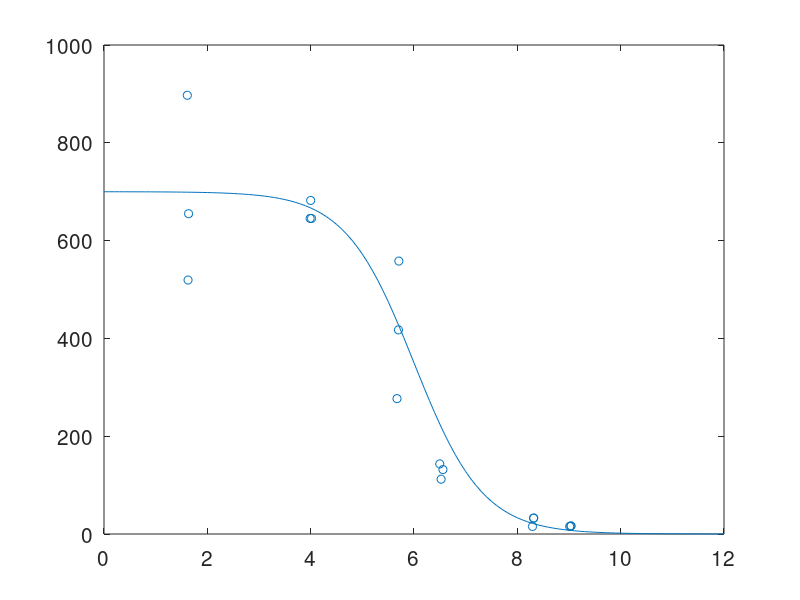

Source code (MATLAB): (Note: this script raises an error after producing the figure.)
%%
clear; close all;

depths=0:0.1:12;  % depth array
minBiomass=0;     % min biomass
maxBiomass=700;   % max biomass
minDepth  =2;     % min depth above which is max biomass;
maxDepth  =10;     % max depth below which is 0 biomass;
Biomass=zeros(size(depths));  % allocate biomass array

% loop through the depth for biomass
for i=1:length(depths)
        scale=12/(maxDepth-minDepth);
        offset=-6/scale-minDepth;
        a=(depths(i)+offset)*scale;
        Biomass(i)=minBiomass+exp(-a)./(1+exp(-a))*(maxBiomass-minBiomass);
end

%% load in field data

data=[1.6124882	897.2029;...
    3.9898624	645.3385;...
    5.699007	417.43436;...
    6.498638	143.36446;...
    8.315806	32.56669;...
    9.037583	16.377348;...
    1.6370096	654.98944;...
    4.0166	645.3176;...
    5.6709824	276.8273;...
    6.5250897	112.09292;...
    8.315806	32.56669;...
    9.037583	16.377348;...
    1.6266667	519.3798;...
    4	682.17053;...
    5.7066665	558.1395;...
    6.56	131.78294;...
    8.293333	15.503876;...
    9.013333	15.503876];

for j=1:size(data,1)
    bb2(j)=interp1(depths,Biomass,data(j,1));
end
%%
gcf=figure;
set(gcf,'Position',[100 100 800 500]);
set(0,'DefaultAxesFontSize',15);

clf;

plot(depths,Biomass);
hold on;
scatter(data(:,1),data(:,2));
hold on;

[r b]=regression(data(:,2),bb2','one')
legend('fit','data');
text(9.5,300,['r=',num2str(r,'%4.4f')]);

xlabel('depth (m)')
ylabel('biomass (gDW/m2)')

print(gcf,'Biomass_vs_depth.png','-dpng');